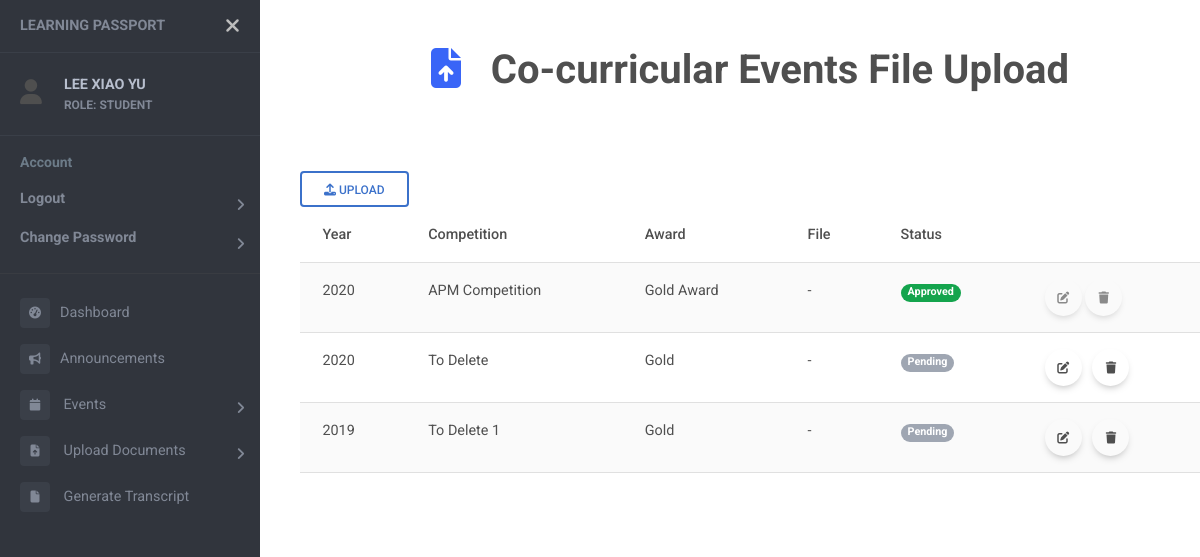
The app's page /upload/other (signed in), older data.
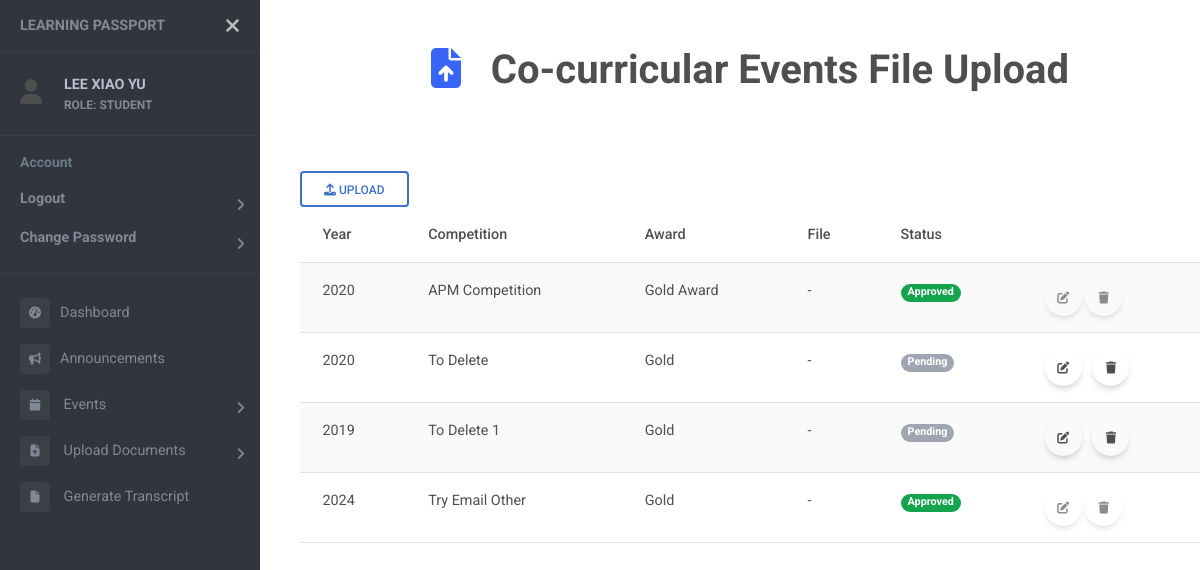
The same page, newer data.
### events/models.py (models this page shows)
class OtherComp (models.Model):
    student = models.ForeignKey(Student, on_delete=models.CASCADE, null=True)
    year = models.IntegerField()
    name = models.CharField(max_length=100)
    award = models.CharField(max_length=50)
    status = models.BooleanField(null=True)
    file = models.FileField(upload_to='event_other/', null=True)
    filename = models.CharField(max_length=100, null=True)

### users/decorators.py (the view)
        def wrap(request, *args, **kwargs):
            if request.user.role in allowed_roles:
                return func(request, *args, **kwargs)
            else:
                raise PermissionDenied

### articles/views.py (called while the page is built, shortened)
@login_required
@role_required(['STUDENT'])
def submitOtherComp (request):
    student = Student.objects.get(user_id=request.user.id)
    comps = OtherComp.objects.filter(student=student)
    context = {
        "comps": comps,
        "page_name": "Co-curricular Events File Upload",
        "icon": "fa-solid fa-file-arrow-up",
    }
    return render (request, "upload_other.html", context)

### templates/upload_other.html (shortened to what this page needs)
{% extends "sidebar.html" %} {% block content %} {% load static %}
<head>
  <link rel="stylesheet" type="text/css" href="{% static 'css/uploads.css' %}">
</head>
<br>
<button type="button" class="btn btn-outline-primary" data-mdb-toggle="modal" data-mdb-target="#upload_other">
  <i class="fas fa-upload"></i>
  Upload
</button>
<br>
{% if comps %}
<table class="table table-striped">
  <thead>
    <tr>
      <th>Year</th>
      <th>Competition</th>
      <th>Award</th>
      <th>File</th>
      <th>Status</th>
      <th></th>
    </tr>
  </thead>
  <tbody>
    {% for comp in comps %}
    <tr>
      <td>{{comp.year}}</td>
      <td>{{comp.name}}</td>
      <td>{{comp.award}}</td>
      {% if comp.status != 1 and comp.file %}
      <td><a href="{{ comp.file.url }}">Download File</a></td>
      {% else %}
      <td>-</td>
      {% endif %}
      <td>
        {% if comp.status == 1 %}
        <span class="badge rounded-pill bg-success">Approved</span>
        {% elif comp.status == 0 %}
        <span class="badge rounded-pill bg-danger">Rejected</span>
        {% else %}
        <span class="badge rounded-pill bg-secondary">Pending</span>
        {% endif %}
      </td>
      {% if not comp.status == 1 %}
      <td>
        <div class="button-container">
          <button id="edit-button" type="button" class="edit-button btn btn-floating" data-mdb-toggle="modal"
            data-mdb-target="#edit_comp" data-comp-id="{{ comp.id }}">
            <i class="fas fa-edit"></i>
          </button>
          <form method="POST">
            <button id="comp_delete" type="submit" class="btn btn-floating" value="{{comp.id}}"
              name="other_delete"
              onclick="return confirm('Confirm to delete record for {{comp.name}} {{comp.year}}?')">
              <i class="fas fa-trash"></i>
            </button>
          </form>
        </div>
      </td>
      {% else %}
      <td>
        <div class="button-container">
        <button
        class="btn btn-floating"
        disabled>
        <i class="fas fa-edit"></i>
        </button>
        <button
        class="btn btn-floating"
        disabled
        >
        <i class="fas fa-trash"></i></button>
        </div>
      </td>
      {% endif %}
    </tr>
    {% endfor %}
  </tbody>
</table>
{% else %}
<sub>No uploaded co-curricular award.</sub>
{% endif %}
{% endblock %}

Row changes from the older to the newer data that the page shows:
added OtherComp: year "2024", name "Try Email Other", award "Gold", status "Approved"
